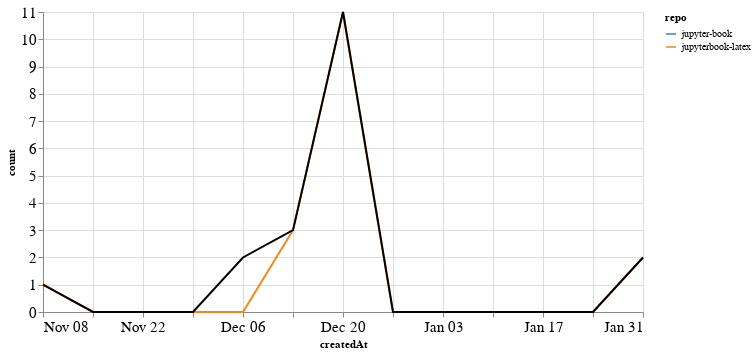

Notebook source saved alongside this figure:
### Markdown cell above
### PRs

### Code cell
prs_time = prs.groupby('repo').resample('W', on='createdAt').count()['author'].reset_index()
prs_time = prs_time.rename(columns={'author': 'count'})
prs_time_total = prs_time.groupby('createdAt').agg({"count": "sum"}).reset_index()

ch1 = alt.Chart(prs_time, width=600).mark_line().encode(
    x='createdAt',
    y='count',
    color='repo',
    tooltip="repo"
)

ch2 = alt.Chart(prs_time_total, width=600).mark_line(color="black").encode(
    x='createdAt',
    y='count',
)

ch1 + ch2

### Figure 1 — Vega-Lite specification as saved in the notebook (floating-point values rounded to 4 significant figures)
{"config": {"axisLeft": {"labelFontSize": 15}, "axisBottom": {"labelFontSize": 15}}, "layer": [{"data": {"name": "data-670870a4fd77414830b96c226383ef77"}, "mark": "line", "encoding": {"color": {"type": "nominal", "field": "repo"}, "tooltip": {"type": "nominal", "field": "repo"}, "x": {"type": "temporal", "field": "createdAt"}, "y": {"type": "quantitative", "field": "count"}}, "width": 600}, {"data": {"name": "data-d4219c27bea2a52b39f8a3f55addf6b6"}, "mark": {"type": "line", "color": "black"}, "encoding": {"x": {"type": "temporal", "field": "createdAt"}, "y": {"type": "quantitative", "field": "count"}}, "width": 600}], "$schema": "https://vega.github.io/schema/vega-lite/v4.8.1.json", "datasets": {"data-670870a4fd77414830b96c226383ef77": [{"repo": "jupyter-book", "createdAt": "2020-12-06T00:00:00", "count": 2}, {"repo": "jupyterbook-latex", "createdAt": "2020-11-08T00:00:00", "count": 1}, {"repo": "jupyterbook-latex", "createdAt": "2020-11-15T00:00:00", "count": 0}, {"repo": "jupyterbook-latex", "createdAt": "2020-11-22T00:00:00", "count": 0}, {"repo": "jupyterbook-latex", "createdAt": "2020-11-29T00:00:00", "count": 0}, {"repo": "jupyterbook-latex", "createdAt": "2020-12-06T00:00:00", "count": 0}, {"repo": "jupyterbook-latex", "createdAt": "2020-12-13T00:00:00", "count": 3}, {"repo": "jupyterbook-latex", "createdAt": "2020-12-20T00:00:00", "count": 11}, {"repo": "jupyterbook-latex", "createdAt": "2020-12-27T00:00:00", "count": 0}, {"repo": "jupyterbook-latex", "createdAt": "2021-01-03T00:00:00", "count": 0}, {"repo": "jupyterbook-latex", "createdAt": "2021-01-10T00:00:00", "count": 0}, {"repo": "jupyterbook-latex", "createdAt": "2021-01-17T00:00:00", "count": 0}, {"repo": "jupyterbook-latex", "createdAt": "2021-01-24T00:00:00", "count": 0}, {"repo": "jupyterbook-latex", "createdAt": "2021-01-31T00:00:00", "count": 2}], "data-d4219c27bea2a52b39f8a3f55addf6b6": [{"createdAt": "2020-11-08T00:00:00", "count": 1}, {"createdAt": "2020-11-15T00:00:00", "count": 0}, {"createdAt": "2020-11-22T00:00:00", "count": 0}, {"createdAt": "2020-11-29T00:00:00", "count": 0}, {"createdAt": "2020-12-06T00:00:00", "count": 2}, {"createdAt": "2020-12-13T00:00:00", "count": 3}, {"createdAt": "2020-12-20T00:00:00", "count": 11}, {"createdAt": "2020-12-27T00:00:00", "count": 0}, {"createdAt": "2021-01-03T00:00:00", "count": 0}, {"createdAt": "2021-01-10T00:00:00", "count": 0}, {"createdAt": "2021-01-17T00:00:00", "count": 0}, {"createdAt": "2021-01-24T00:00:00", "count": 0}, {"createdAt": "2021-01-31T00:00:00", "count": 2}]}}
